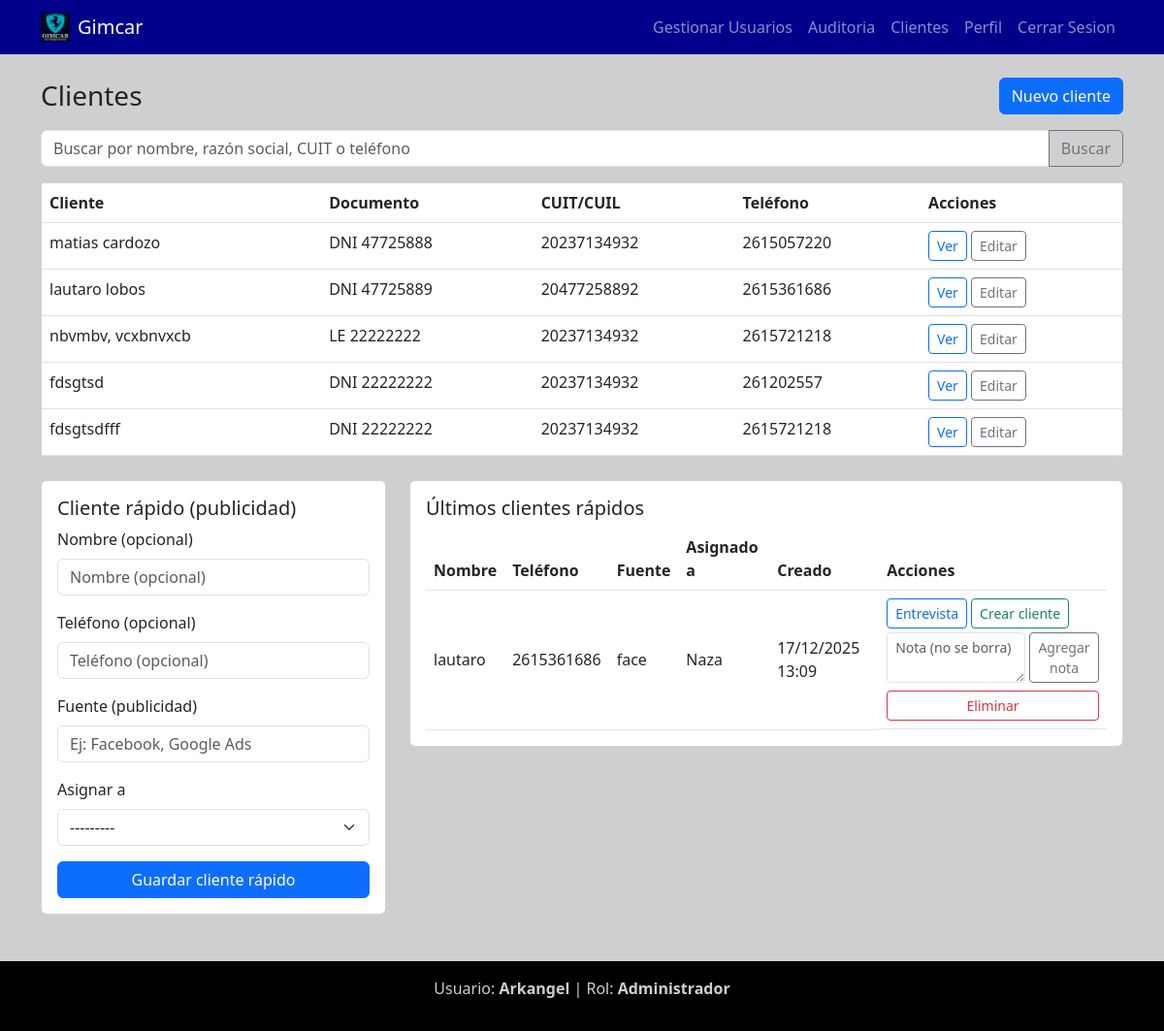
The app's page /clientes/ (signed in) with its own data.
### apps/clients/models.py (models this page shows, shortened)
class Client(models.Model):
    owner = models.ForeignKey(User, on_delete=models.SET_NULL, null=True, blank=True, related_name='clients_owned')
    first_name = models.CharField('Nombre', max_length=100, blank=True)
    last_name = models.CharField('Apellido', max_length=100, blank=True)
    company_name = models.CharField('Razón Social', max_length=150, blank=True)
    doc_type = models.CharField('Tipo de Documento', max_length=3, choices=DOC_TYPE_CHOICES)
    doc_number = models.CharField(
        'Número de Documento',
        max_length=15,
        validators=[RegexValidator(r'^\d+$', 'Solo se permiten números.')],
    )
    birth_date = models.DateField('Fecha de Nacimiento')
    sex = models.CharField('Sexo', max_length=1, choices=SEX_CHOICES)
    marital_status = models.CharField('Estado Civil', max_length=10, choices=MARITAL_STATUS_CHOICES)
    nationality = models.CharField('Nacionalidad', max_length=50)
    tax_condition = models.CharField('Condición Fiscal', max_length=10, choices=TAX_CONDITION_CHOICES)
    cuit = models.CharField('CUIT/CUIL', max_length=11, validators=[validate_cuit])
    street = models.CharField('Calle', max_length=150)
    street_number = models.CharField('Número', max_length=10, validators=[RegexValidator(r'^\d+$', 'Solo números.')])
    floor = models.CharField('Piso', max_length=10, blank=True)
    apartment = models.CharField('Depto', max_length=10, blank=True)
    postal_code = models.CharField('Código Postal', max_length=10)
    city = models.CharField('Localidad', max_length=100)
    province = models.CharField('Provincia', max_length=100)
    phone = models.CharField('Teléfono', max_length=30)
    email = models.EmailField('Correo Electrónico', validators=[EmailValidator()])
    employment = models.CharField('Empleo / Ocupación', max_length=100, blank=True)
    created_at = models.DateTimeField(auto_now_add=True)
    updated_at = models.DateTimeField(auto_now=True)
    class Meta:
        verbose_name = 'Cliente'
        verbose_name_plural = 'Clientes'
        ordering = ['last_name', 'company_name']
        indexes = [
            models.Index(fields=['last_name']),
            models.Index(fields=['company_name']),
            models.Index(fields=['cuit']),
        ]

class ClientLead(models.Model):
    name = models.CharField('Nombre', max_length=150, blank=True)
    phone = models.CharField('Teléfono', max_length=30, blank=True)
    source = models.CharField('Fuente (publicidad)', max_length=100, blank=True)
    owner = models.ForeignKey(User, on_delete=models.SET_NULL, null=True, blank=True, related_name='client_leads')
    created_at = models.DateTimeField(auto_now_add=True)
    class Meta:
        verbose_name = 'Cliente rápido'
        verbose_name_plural = 'Clientes rápidos'
        ordering = ['-created_at']

### apps/users/models.py (models this page shows, shortened)
class UserProfile(models.Model):
    ROLE_ADMIN = 'admin'
    ROLE_VENDOR = 'vendedor'
    ROLE_NEGOTIATOR = 'negociador'
    ROLE_SUPERVISOR = 'supervisor'
    ROLE_MANAGER = 'gestor'
    ROLE_ACCOUNTANT = 'contable'
    ROLE_MARKETING = 'marqueting'
    ROLE_MAINTENANCE = 'mantenimiento'
    ROLE_CHOICES = [
        (ROLE_ADMIN, 'Administrador'),
        (ROLE_VENDOR, 'Vendedor'),
        (ROLE_NEGOTIATOR, 'Negociador oficial de cuenta'),
        (ROLE_SUPERVISOR, 'Supervisor'),
        (ROLE_MANAGER, 'Gestor'),
        (ROLE_ACCOUNTANT, 'Contable'),
        (ROLE_MARKETING, 'Marqueting'),
        (ROLE_MAINTENANCE, 'Mantenimiento'),
    ]
    user = models.OneToOneField(User, on_delete=models.CASCADE, related_name='profile')
    role = models.CharField(max_length=20, choices=ROLE_CHOICES, default=ROLE_VENDOR)
    phone = models.CharField(max_length=20, blank=True)
    birthdate = models.DateField(null=True, blank=True)
    address = models.CharField(max_length=255, blank=True)
    notes = models.TextField(blank=True)
    created_at = models.DateTimeField(auto_now_add=True)
    updated_at = models.DateTimeField(auto_now=True)
    class Meta:
        verbose_name = "User Profile"
        verbose_name_plural = "User Profiles"

### apps/clients/views.py (the view, shortened to what this page needs)
# urls.py: path('', views.client_list, name='client_list'),
@login_required(login_url='login')
@user_passes_test(is_admin, login_url='landing')
def client_list(request):
    full_admin = is_full_admin(request.user)
    query = request.GET.get('q', '').strip()
    clients = Client.objects.all()
    if not full_admin:
        clients = clients.filter(owner=request.user)
    lead_form = ClientLeadForm(request.POST or None, user=request.user)
    leads_qs = ClientLead.objects.select_related('owner').all()
    if not full_admin:
        leads_qs = leads_qs.filter(owner=request.user)
    leads = leads_qs.order_by('-created_at')[:50]
    return render(request, 'clients/client_list.html', {
        'clients': clients,
        'query': query,
        'lead_form': lead_form,
        'leads': leads,
        'full_admin': full_admin,
    })

### apps/clients/views.py (called while the page is built)
def is_admin(user):
    profile = getattr(user, 'profile', None)
    role = getattr(profile, 'role', UserProfile.ROLE_VENDOR) if profile else UserProfile.ROLE_VENDOR
    return user.is_superuser or role in (
        UserProfile.ROLE_ADMIN,
        UserProfile.ROLE_SUPERVISOR,
        UserProfile.ROLE_VENDOR,
        UserProfile.ROLE_NEGOTIATOR,
    )

def is_full_admin(user):
    profile = getattr(user, 'profile', None)
    role = getattr(profile, 'role', UserProfile.ROLE_VENDOR) if profile else UserProfile.ROLE_VENDOR
    return user.is_superuser or role in (UserProfile.ROLE_ADMIN, UserProfile.ROLE_SUPERVISOR)

### templates/clients/client_list.html (shortened to what this page needs)
{% extends "base/base.html" %}
{% block content %}
<div class="d-flex justify-content-between align-items-center mb-3">
    <h3 class="mb-0">Clientes</h3>
    <div class="d-flex gap-2">
        <a href="{% url 'client_create' %}" class="btn btn-primary">Nuevo cliente</a>
    </div>
</div>
<form class="mb-3" id="client-search-form">
    <div class="input-group">
        <input type="text" name="q" class="form-control" id="client-search"
            placeholder="Buscar por nombre, razón social, CUIT o teléfono"
            value="{{ query }}">
        <button class="btn btn-outline-secondary" type="button" id="client-search-btn">Buscar</button>
    </div>
</form>
<div class="card">
    <div class="card-body p-0">
        <table class="table mb-0">
            <thead>
                <tr>
                    <th>Cliente</th>
                    <th>Documento</th>
                    <th>CUIT/CUIL</th>
                    <th>Teléfono</th>
                    <th>Acciones</th>
                </tr>
            </thead>
            <tbody>
                {% for c in clients %}
                <tr>
                    <td>
                        {% if c.company_name %}{{ c.company_name }}{% else %}{{ c.last_name }}, {{ c.first_name }}{% endif %}
                    </td>
                    <td>{{ c.doc_type }} {{ c.doc_number }}</td>
                    <td>{{ c.cuit }}</td>
                    <td>{{ c.phone }}</td>
                    <td>
                        <a href="{% url 'client_detail' c.id %}" class="btn btn-sm btn-outline-primary">Ver</a>
                        <a href="{% url 'client_edit' c.id %}" class="btn btn-sm btn-outline-secondary">Editar</a>
                    </td>
                </tr>
                {% empty %}
                <tr>
                    <td colspan="5" class="text-center py-3">No hay clientes cargados.</td>
                </tr>
                {% endfor %}
            </tbody>
        </table>
    </div>
</div>
<div class="row mt-4">
    <div class="col-lg-4">
        <div class="card">
            <div class="card-body">
                <h5 class="card-title">Cliente rápido (publicidad)</h5>
                <form method="post" novalidate>
                    <div class="mb-3">
                        <label class="form-label">Nombre (opcional)</label>
                        {{ lead_form.name }}
                    </div>
                    <div class="mb-3">
                        <label class="form-label">Teléfono (opcional)</label>
                        {{ lead_form.phone }}
                    </div>
                    <div class="mb-3">
                        <label class="form-label">Fuente (publicidad)</label>
                        {{ lead_form.source }}
                    </div>
                    {% if lead_form.owner %}
                    <div class="mb-3">
                        <label class="form-label">Asignar a</label>
                        {{ lead_form.owner }}
                    </div>
                    {% endif %}
                    <button type="submit" class="btn btn-primary w-100">Guardar cliente rápido</button>
                </form>
            </div>
        </div>
    </div>
    <div class="col-lg-8">
        <div class="card">
            <div class="card-body">
                <h5 class="card-title">Últimos clientes rápidos</h5>
                <div class="table-responsive">
                    <table class="table align-middle mb-0">
                        <thead>
                            <tr>
                                <th>Nombre</th>
                                <th>Teléfono</th>
                                <th>Fuente</th>
                                <th>Asignado a</th>
                                <th>Creado</th>
                                <th>Acciones</th>
                            </tr>
                        </thead>
                        <tbody>
                            {% for lead in leads %}
                            <tr>
                                <td>{{ lead.name|default:"-" }}</td>
                                <td>{{ lead.phone|default:"-" }}</td>
                                <td>{{ lead.source|default:"-" }}</td>
                                <td>{{ lead.owner.username|default:"-" }}</td>
                                <td>{{ lead.created_at|date:"d/m/Y H:i" }}</td>
                                <td class="d-flex flex-wrap gap-1">
                                    <a class="btn btn-sm btn-outline-primary" href="{% url 'lead_interview_create' lead.id %}">Entrevista</a>
                                    <a class="btn btn-sm btn-outline-success" href="{% url 'client_create' %}">Crear cliente</a>
                                    <form class="d-flex w-100" method="post" action="{% url 'client_lead_note_add' lead.id %}">
                                        <textarea name="content" class="form-control form-control-sm me-1" rows="1" placeholder="Nota (no se borra)"></textarea>
                                        <button class="btn btn-sm btn-outline-secondary" type="submit">Agregar nota</button>
                                    </form>
                                    <form method="post" action="{% url 'client_lead_delete' lead.id %}" onsubmit="return confirm('¿Eliminar cliente rápido?');" class="w-100 mt-1">
                                        <button class="btn btn-sm btn-outline-danger w-100" type="submit">Eliminar</button>
                                    </form>
                                </td>
                            </tr>
                            {% empty %}
                            <tr>
                                <td colspan="6" class="text-center text-muted py-3">Sin clientes rápidos cargados.</td>
                            </tr>
                            {% endfor %}
                        </tbody>
                    </table>
                </div>
            </div>
        </div>
    </div>
</div>
{% endblock %}

### templates/base/base.html (shortened to what this page needs)
<!DOCTYPE html>
{% load static %}
<html lang="es">
<head>
    <link href="https://cdn.jsdelivr.net/npm/bootstrap@5.3.0/dist/css/bootstrap.min.css" rel="stylesheet">
</head>
<body>
    <nav class="navbar navbar-expand-lg navbar-dark">
        <div class="container">
            <a class="navbar-brand d-flex align-items-center" href="{% url 'landing' %}">
                <img src="{% static 'images/logo1.jpeg' %}" alt="Logo" width="30" height="30" class="me-2">
                <span>Gimcar</span>
            </a>
            <div class="collapse navbar-collapse" id="navbarNav">
                <ul class="navbar-nav ms-auto">
                    {% if user.is_authenticated %}
                    {% with role=user.profile.role %}
                    {% if role == 'admin' or role == 'supervisor' %}
                    <li class="nav-item"><a class="nav-link" href="{% url 'user_list' %}">Gestionar Usuarios</a></li>
                    <li class="nav-item"><a class="nav-link" href="{% url 'audit_log_list' %}">Auditoria</a></li>
                    {% endif %}
                    {% if role == 'admin' or role == 'supervisor' or role == 'vendedor' %}
                    <li class="nav-item"><a class="nav-link" href="{% url 'client_list' %}">Clientes</a></li>
                    {% endif %}
                    {% endwith %}
                    <li class="nav-item"><a class="nav-link" href="{% url 'profile_view' %}">Perfil</a></li>
                    <li class="nav-item"><a class="nav-link" href="{% url 'logout' %}">Cerrar Sesion</a></li>
                    {% else %}
                    <li class="nav-item"><a class="nav-link" href="{% url 'login' %}">Login</a></li>
                    {% endif %}
                </ul>
            </div>
        </div>
    </nav>
    <main class="container mt-4">
        {% block content %}{% endblock %}
    </main>
    <footer class="footer-bar text-center">
        <div class="container">
            <p>Usuario: <strong>{{ user.username }}</strong> | Rol: <strong>{% if user.is_authenticated %}{{ user.profile.get_role_display }}{% else %}Visitante{% endif %}</strong></p>
        </div>
    </footer>
</body>
</html>

### templates/base/base.html (style rules this page uses)
.navbar { background-color: #00008B !important; }
body { background-color: #cfcfcf; }
footer.footer-bar { margin-top: 3rem; padding: 1rem 0; background-color: #000; color: #cfcfcf; }
footer.footer-bar strong { color: #cfcfcf; }

### records on screen
Client: company_name "matias cardozo", doc_type "DNI", doc_number "47725888", cuit "20237134932", phone "2615057220"
Client: company_name "lautaro lobos", doc_type "DNI", doc_number "47725889", cuit "20477258892", phone "2615361686"
Client: last_name "nbvmbv", first_name "vcxbnvxcb", doc_type "LE", doc_number "22222222", cuit "20237134932", phone "2615721218"
Client: company_name "fdsgtsd", doc_type "DNI", doc_number "22222222", cuit "20237134932", phone "261202557"
Client: company_name "fdsgtsdfff", doc_type "DNI", doc_number "22222222", cuit "20237134932", phone "2615721218"
ClientLead: name "lautaro", phone "2615361686", source "face", owner.username "Naza", created_at "17/12/2025 13:09"

### other values on screen
{{ user.username }} "Arkangel"
{{ user.profile.get_role_display }} "Administrador"
